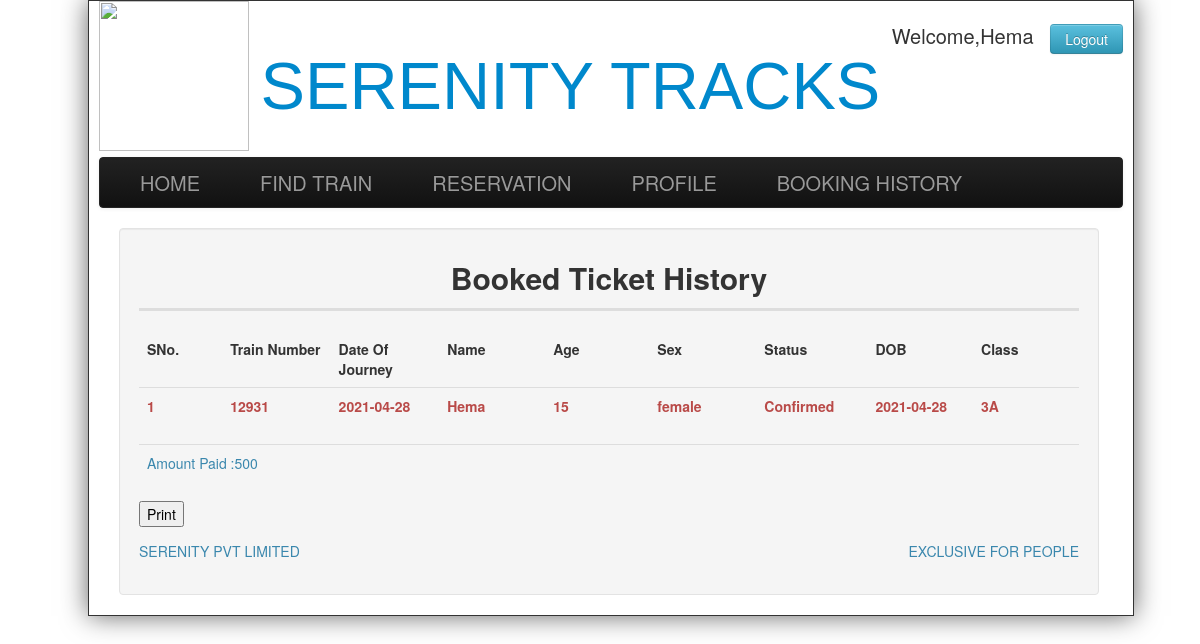
Screenshot of /ViewFullStatus.php?Tnumber=12931&doj=2021-04-28&fromstn=VIJAYAWADA&tostn=ANAND&DOB=2021-04-28 (signed in) with the database file from the repository.
### tables this page shows
CREATE TABLE `booking` (
  `uname` varchar(15) NOT NULL,
  `Tnumber` int(11) NOT NULL,
  `class` varchar(2) NOT NULL,
  `doj` date NOT NULL,
  `DOB` date NOT NULL,
  `fromstn` varchar(15) NOT NULL,
  `tostn` varchar(15) NOT NULL,
  `Name` varchar(15) NOT NULL,
  `Age` int(11) NOT NULL,
  `sex` varchar(10) NOT NULL,
  `Status` varchar(20) NOT NULL
);

### ViewFullStatus.php (the view, shortened to what this page needs)
<?php
require('firstimport.php');
$tbl_name="booking";
mysqli_select_db($conn,"$db_name") or die("cannot select db");
	$name1=$_SESSION['name'];
	$tno=$_GET['Tnumber'];
	$doj=$_GET['doj'];
	$fromstn=$_GET['fromstn'];
	$tostn=$_GET['tostn'];
	$DOB=$_GET['DOB'];
	$sql="SELECT Tnumber,doj,Name,Age,Sex,Status,DOB,class FROM $tbl_name WHERE (uname='$name1' and Tnumber='$tno' and doj='$doj' and DOB='$DOB' and fromstn='$fromstn' and tostn='$tostn')";
	$result=mysqli_query($conn,$sql);
?>
	<!DOCTYPE html>
<html>
<head>
	<link href="css/bootstrap.min.css" rel="stylesheet">
	<link href="css/Default.css" rel="stylesheet">
</head>
<body>
	<div class="wrap">
		<div class="header">
			<div style="float:left;width:150px;">
				<img src="https://thecottagemarket.com/glitterandglam/TCM-Glam-Mongram-Gold-5x7-S.jpg" style="width:150px;height:150px"/>
			</div>
			<div>
			<div style="float:right; font-size:20px;margin-top:20px;">
			<?php
			 if(isset($_SESSION['name']))
			 {
			 echo "Welcome,".$_SESSION['name']."&nbsp;&nbsp;&nbsp;<a href=\"logout.php\" class=\"btn btn-info\">Logout</a>";
			 }
			 ?>
			</div>
			<div id="heading">
				<a href="index.php">SERENITY TRACKS</a>
			</div>
			</div>
		</div>
		<div class="navbar navbar-inverse" >
			<div class="navbar-inner">
				<div class="container" >
				<a class="brand" href="index.php" >HOME</a>
				<a class="brand" href="train.php" >FIND TRAIN</a>
				<a class="brand" href="reservation.php">RESERVATION</a>
				<a class="brand" href="profile.php">PROFILE</a>
				<a class="brand" href="booking.php">BOOKING HISTORY</a>
				</div>
			</div>
		</div>
		<div class="span12 well">
			<div align="center" style="border-bottom: 3px solid #ddd;">
				<h2>Booked Ticket History </h2>
			</div>
			<br>
	<div >
				<table  class="table">
				<col width="90">
					<col width="90">
				<col width="90">
				<col width="110">
				<col width="90">
				<col width="90">
				<col width="90">
				<col width="90">
				<tr>
					<th style="width:10px;border-top:0px;">SNo.</th>
					<th style="width:100px;border-top:0px;">Train Number</th>
					<th style="width:100px;border-top:0px;">Date Of Journey</th>
					<th style="width:100px;border-top:0px;">Name</th>
					<th style="width:100px;border-top:0px;">Age</th>
					<th style="width:100px;border-top:0px;">Sex</th>
					<th style="width:100px;border-top:0px;">Status</th>
					<th style="width:100px;border-top:0px;">DOB</th>
					<th style="width:100px;border-top:0px;">Class</th>
				</tr>
				<?php
				$n=1;
				while($row=mysqli_fetch_array($result)){
					if($n%2!=0)
					{
				?>
				<tr class="text-error">
					<th style="width:10px;"> <?php echo $n; ?> </th>
					<th style="width:100px;"> <?php echo $row['Tnumber']; ?> </th>
					<th style="width:100px;"> <?php echo $row['doj']; ?> </th>
					<th style="width:100px;"> <?php echo $row['Name']; ?> </th>
					<th style="width:100px;"> <?php echo $row['Age']; ?> </th>
					<th style="width:100px;"> <?php echo $row['Sex']; ?> </th>
					<th style="width:100px;"> <?php echo $row['Status']; ?> </th>
					<th style="width:100px;"> <?php echo $row['DOB']; ?> </th>
					<th style="width:100px;"> <?php echo $class; ?> </th>
				</tr>
				<?php
					}
					$n++;
				}
				?>
				</table>
				<table class="table">
				<tr class="text-info">
					<td>Amount Paid :<?php $tot=($n-1)*$amt;echo $tot;?></td>
				</tr>
				</table>
								<button onClick="window.print()">Print </button>
		<footer >
		<div style="width:100%;">
			<div style="float:left;">
			<p class="text-right text-info">  SERENITY PVT LIMITED</p>
			</div>
			<div style="float:right;">
			<p class="text-right text-info">	EXCLUSIVE FOR PEOPLE</p>
			</div>
		</div>
		</footer>
	</div>
</body>
</html>

### css/Default.css (style rules this page uses)
.header { height: 156px; padding: 0; font-size: 14px; width:100%; }
.wrap { position:absolute; width:1024px; background-color:#FFFFFF; padding:0 10px; border:solid 1px; -o-box-shadow: 10px 10px 5px #888; -moz-box-shadow: 10px 10px 5px #888; -webkit-box-shadow: 10px 10px 5px #888; box-shadow: 0px 0px 25px #666; }
#heading { text-align:center; font-size:50pt; font-family:verdana,helvetica,arial,sans-serif; color:#993366; padding-top:35pt; line-height:normal; }
.navbar .brand { padding:10px 40px 10px; }
.span12 { margin-right:20px; }

### rows the page displays
booking: Tnumber "12931", doj "2021-04-28", Name "Hema", Age "15", sex "female", Status "Confirmed", DOB "2021-04-28"

### other values shown
$_SESSION['name'] "Hema"
$tot "500"
